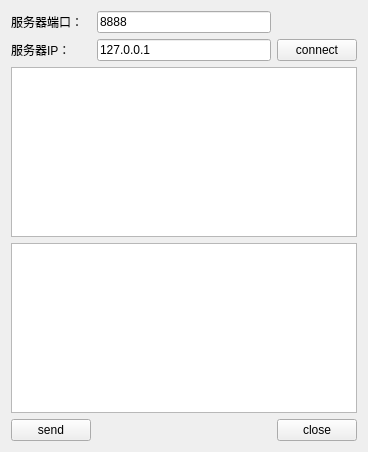
<?xml version="1.0" encoding="UTF-8"?>
<ui version="4.0">
 <class>ClientWidget</class>
 <widget class="QWidget" name="ClientWidget">
  <property name="geometry">
   <rect>
    <x>0</x>
    <y>0</y>
    <width>368</width>
    <height>452</height>
   </rect>
  </property>
  <property name="windowTitle">
   <string>Form</string>
  </property>
  <layout class="QGridLayout" name="gridLayout">
   <item row="0" column="0">
    <widget class="QLabel" name="label">
     <property name="text">
      <string>服务器端口：</string>
     </property>
    </widget>
   </item>
   <item row="0" column="1">
    <widget class="QLineEdit" name="txtPort">
     <property name="text">
      <string>8888</string>
     </property>
    </widget>
   </item>
   <item row="1" column="0">
    <widget class="QLabel" name="label_2">
     <property name="text">
      <string>服务器IP：</string>
     </property>
    </widget>
   </item>
   <item row="1" column="1">
    <widget class="QLineEdit" name="txtIp">
     <property name="text">
      <string>127.0.0.1</string>
     </property>
    </widget>
   </item>
   <item row="1" column="2">
    <widget class="QPushButton" name="btnConnect">
     <property name="text">
      <string>connect</string>
     </property>
    </widget>
   </item>
   <item row="2" column="0" colspan="3">
    <widget class="QTextEdit" name="txtRead">
     <property name="readOnly">
      <bool>true</bool>
     </property>
    </widget>
   </item>
   <item row="3" column="0" colspan="3">
    <widget class="QTextEdit" name="txtWrite"/>
   </item>
   <item row="4" column="0">
    <widget class="QPushButton" name="btnSend">
     <property name="text">
      <string>send</string>
     </property>
    </widget>
   </item>
   <item row="4" column="1">
    <spacer name="horizontalSpacer">
     <property name="orientation">
      <enum>Qt::Horizontal</enum>
     </property>
     <property name="sizeHint" stdset="0">
      <size>
       <width>185</width>
       <height>20</height>
      </size>
     </property>
    </spacer>
   </item>
   <item row="4" column="2">
    <widget class="QPushButton" name="btnClose">
     <property name="text">
      <string>close</string>
     </property>
    </widget>
   </item>
  </layout>
 </widget>
 <resources/>
 <connections/>
</ui>
